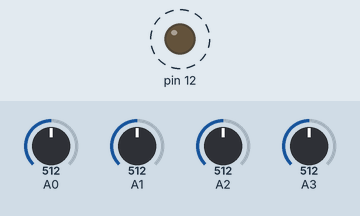
This sketch was run on a simulated Arduino Uno, built with avr-gcc and run on an emulated ATmega328P. Parts: output pins drawn as LEDs (lit = HIGH). Dashed ring = blinking. Inputs (shaded band) come from the test bench; at power-on: A0 = 512, A1 = 512, A2 = 512, A3 = 512. What the sketch prints to the serial monitor is not drawn.

Above: at 0.5 s.
Timing chart, 0 to 3.0 s (numbered marks = the images above):
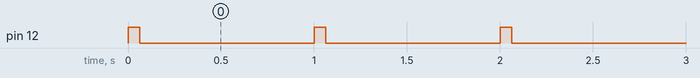

The sketch:

HumiditySensorArray.ino
```cpp
const int SENSOR_SIZE = 4;
const int SAMPLES = 100;
int values[SENSOR_SIZE][SAMPLES];

void setup() {
  Serial.begin(9600);
  // Power PIN
  pinMode(12, OUTPUT);
  digitalWrite(12, LOW);
}

void loop() {
  long start = millis();

  digitalWrite(12, HIGH);
  delay(10);
  for(int i = 0; i < SENSOR_SIZE; i++) {
    for(int j = 0; j < SAMPLES; j++) {
      values[i][j] = analogRead(i);
    }
  }
  delay(10);
  digitalWrite(12, LOW);

  Serial.print("START,");

  for(int i = 0; i < SENSOR_SIZE; i++) {
    long accum = 0;

    for(int j = 0; j < SAMPLES; j++) {
      accum += values[i][j];
    }

    Serial.print(accum / (float) SAMPLES);

    if(i != (SENSOR_SIZE -1)) {
      Serial.print(",");
    } else {
      Serial.print("\n");
    }
  }

  delay(1000 - (millis() - start));
}
```

Measured:
- by itself, pin 12: alternates HIGH for 0.06 s and LOW for 0.94 s
